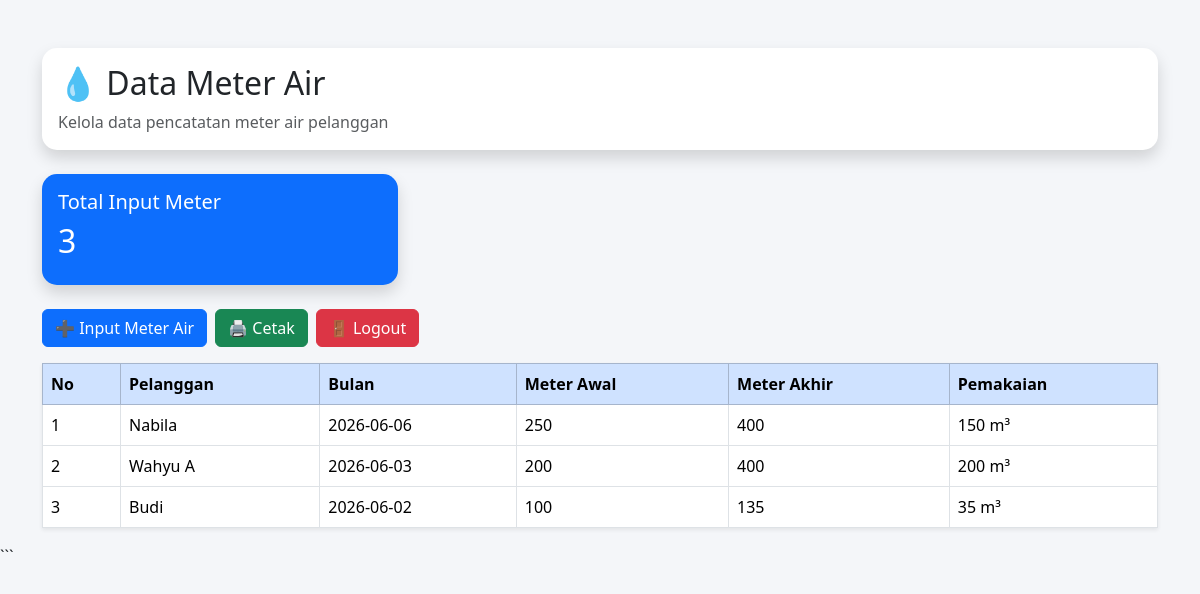
The app's page /meter_air.php with its own data.
### tables this page shows
CREATE TABLE `meter_air` (
  `id` int(11) NOT NULL,
  `pelanggan_id` int(11) DEFAULT NULL,
  `bulan` date DEFAULT NULL,
  `meter_awal` int(11) NOT NULL,
  `meter_akhir` int(11) NOT NULL,
  `pemakaian` int(11) NOT NULL
);

CREATE TABLE `pelanggan` (
  `id` int(11) NOT NULL,
  `user_id` int(11) DEFAULT NULL,
  `tarif_id` int(11) DEFAULT NULL,
  `no_pelanggan` varchar(20) DEFAULT NULL,
  `nama` varchar(100) DEFAULT NULL,
  `alamat` text DEFAULT NULL,
  `no_hp` varchar(15) DEFAULT NULL,
  `status` enum('aktif','nonaktif') DEFAULT 'aktif'
);

### meter_air.php (the view, shortened to what this page needs)
<?php
include "koneksi.php";
$data = mysqli_query($conn,"
SELECT meter_air.*,
pelanggan.nama
FROM meter_air
LEFT JOIN pelanggan
ON meter_air.pelanggan_id = pelanggan.id
ORDER BY meter_air.id DESC
");
?>
<!DOCTYPE html>
<html>
<head>
<link href="https://cdn.jsdelivr.net/npm/bootstrap@5.3.3/dist/css/bootstrap.min.css" rel="stylesheet">
</head>
<body>
<div class="container mt-5">
<div class="card shadow border-0 mb-4">
<div class="card-body">
<h2>💧 Data Meter Air</h2>
<p class="text-muted mb-0">
Kelola data pencatatan meter air pelanggan
</p>
</div>
</div>
<?php
$total_meter = mysqli_num_rows(
mysqli_query($conn,"SELECT * FROM meter_air")
);
?>
<div class="row mb-4">
<div class="col-md-4">
<div class="card bg-primary text-white shadow">
<div class="card-body">
<h5>Total Input Meter</h5>
<h2><?= $total_meter ?></h2>
</div>
</div>
</div>
</div>
<div class="d-flex gap-2 mb-3">
<button
class="btn btn-primary"
data-bs-toggle="modal"
data-bs-target="#modalTambah">
➕ Input Meter Air
</button>
<a href="laporan_meter.php"
class="btn btn-success">
🖨 Cetak
</a>
<a href="logout.php"
class="btn btn-danger">
🚪 Logout
</a>
</div>
<table class="table table-bordered table-hover shadow-sm">
<thead class="table-primary">
<tr>
<th>No</th>
<th>Pelanggan</th>
<th>Bulan</th>
<th>Meter Awal</th>
<th>Meter Akhir</th>
<th>Pemakaian</th>
</tr>
</thead>
<tbody>
<?php
$no=1;
while($d=mysqli_fetch_assoc($data))
{
?>
<tr>
<td><?= $no++ ?></td>
<td><?= $d['nama'] ?></td>
<td><?= $d['bulan'] ?></td>
<td><?= $d['meter_awal'] ?></td>
<td><?= $d['meter_akhir'] ?></td>
<td>
<?= $d['pemakaian'] ?> m³
</td>
</tr>
<?php } ?>
</tbody>
</table>
</div>
</body>
</html>

### meter_air.php (style rules this page uses)
body { background:#f4f6f9; }
table { background:white; }
.card { border:none; border-radius:15px; }

### records on screen
meter_air: pelanggan.nama "Nabila", bulan "2026-06-06", meter_awal "250", meter_akhir "400", pemakaian "150"
meter_air: pelanggan.nama "Wahyu A", bulan "2026-06-03", meter_awal "200", meter_akhir "400", pemakaian "200"
meter_air: pelanggan.nama "Budi", bulan "2026-06-02", meter_awal "100", meter_akhir "135", pemakaian "35"

### other values on screen
$total_meter "3"
